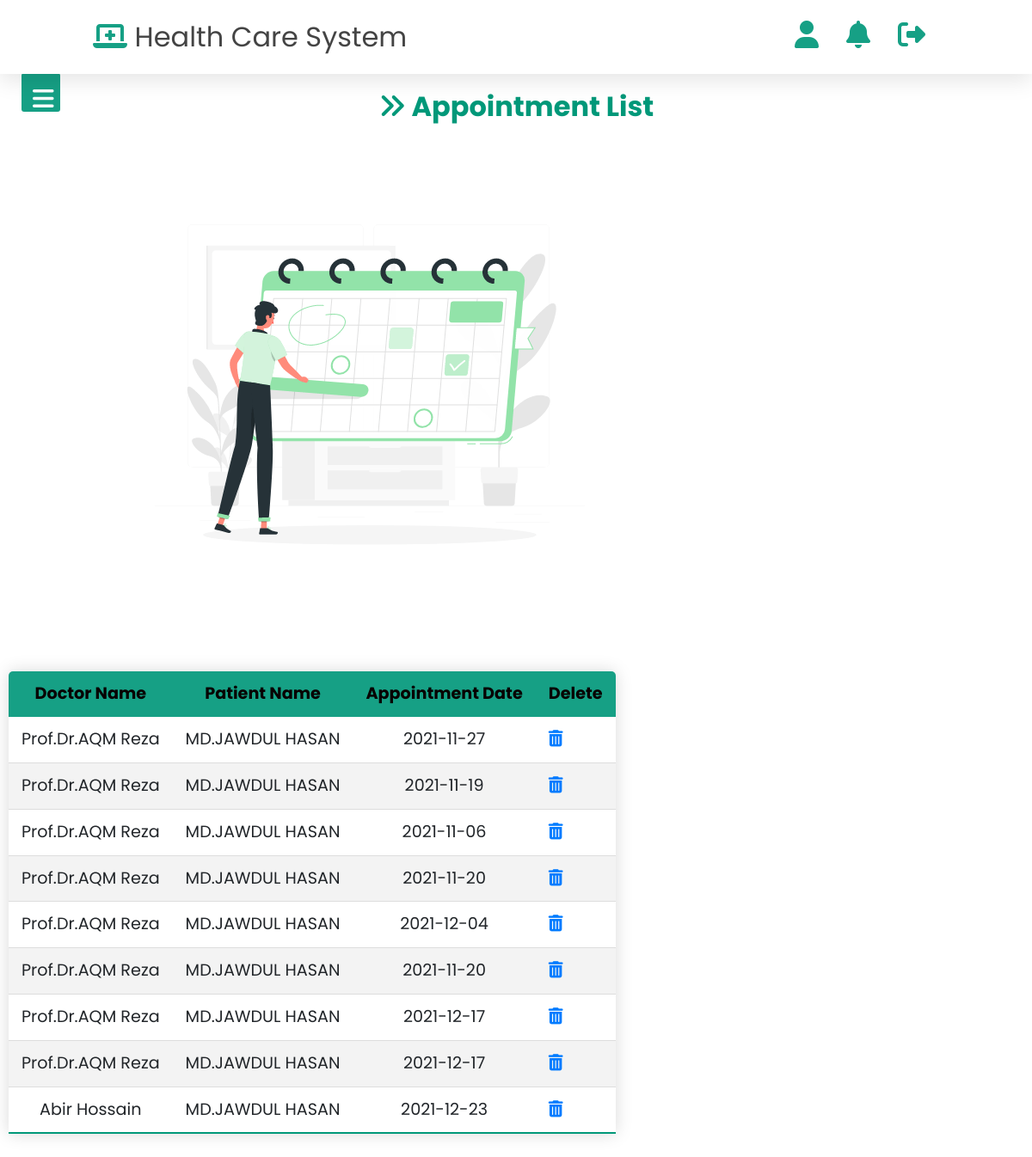
Screenshot of /PHP/Patient/Viewappointment.php (signed in) with the database file from the repository.
### tables this page shows
CREATE TABLE `appointmenttbl` (
  `aptid` int(100) NOT NULL,
  `doctorid` int(100) NOT NULL,
  `patientid` int(100) NOT NULL,
  `apdtname` varchar(100) NOT NULL,
  `apptname` varchar(100) NOT NULL,
  `appdate` date NOT NULL
);

### PHP/Patient/Viewappointment.php (the view, shortened to what this page needs)
<?php
require_once './includes/header.php';
require_once './includes/sidebar.php';
?>
<div class="viewapt">
    <div class="titletext">
        <h2><i class="fas fa-angle-double-right"></i> Appointment List </h2>
    </div>
    <div class="viewaptimg">
        <img src="../../Images/Apt.gif" alt="" width="500" height="500">
    </div>
    <div class="viewapttbl">
        <table class="tablestyle">
            <thead>
                <tr>
                    <th>Doctor Name</th>
                    <th>Patient Name</th>
                    <th>Appointment Date</th>
                    <th>Delete</th>
                </tr>
            </thead>
            <tbody>
                <?php
                $user_name = $_SESSION["user_name"];
                $query = "SELECT * FROM patienttbl WHERE ptusername='$user_name';";
                require_once '../conn.php';
                $result = mysqli_query($conn, $query);
                while ($row = mysqli_fetch_assoc($result)) {
                    $ptid = $row['pid'];
                }
                require_once '../conn.php';
                $query = "SELECT *FROM appointmenttbl where patientid='$ptid'";
                $result = mysqli_query($conn, $query);
                while ($r = mysqli_fetch_array($result)) {
                    echo '<tr>';
                    echo '<td><center>' . $r['apdtname'] . '</center></td>';
                    echo '<td><center>' . $r['apptname'] . '</center></td>';
                    echo '<td><center>' . $r['appdate'] . '</center></td>';
                    echo "<td><a href=\"Aptdelete.php?aptid=$r[aptid]\" onClick=\"return confirm
('Are you sure to delete?')\"><input type='submit' value=''><i class='fas fa-trash-alt'></i></a></td>";
                }
                ?>
            </tbody>
        </table>
    </div>
</div>

### PHP/Patient/css/style.css (style rules this page uses)
* { margin: 0; padding: 0; box-sizing: border-box; font-family: "Poppins", sans-serif; outline: none; border: none; text-transform: capitalize; text-decoration: none; }
a:link { text-decoration: none; }
.tablestyle { border-collapse: collapse; margin: 25px 0; margin-bottom: 101px; font-size: 1.2rem; min-width: 400px; border-radius: 5px 5px 0 0; overflow: hidden; box-shadow: 0 0 20px rgba(0, 0, 0, 0.15); }
.tablestyle thead tr { background-color: #16a085; color: #070000; text-align: center; font-weight: bold; }
.tablestyle th, .tablestyle td { padding: 12px 15px; }
.tablestyle tbody tr { border-bottom: 1px solid #dddddd; }
.tablestyle tbody tr:nth-of-type(even) { background-color: #f3f3f3; }
.tablestyle tbody tr:last-of-type { border-bottom: 2px solid #009879; }
.viewaptimg { float: left; margin-top: 50px; margin-left: 180px; }
.viewapttbl { float: left; margin-top: 50px; margin-left: 10px; font-size: 1.5rem; }
.titletext h2 { padding: 5px; color: #009879; text-align: center; font-weight: bold; }

### rows the page displays
appointmenttbl: apdtname "Prof.Dr.AQM Reza", apptname "MD.JAWDUL HASAN", appdate "2021-11-27"
appointmenttbl: apdtname "Prof.Dr.AQM Reza", apptname "MD.JAWDUL HASAN", appdate "2021-11-19"
appointmenttbl: apdtname "Prof.Dr.AQM Reza", apptname "MD.JAWDUL HASAN", appdate "2021-11-06"
appointmenttbl: apdtname "Prof.Dr.AQM Reza", apptname "MD.JAWDUL HASAN", appdate "2021-11-20"
appointmenttbl: apdtname "Prof.Dr.AQM Reza", apptname "MD.JAWDUL HASAN", appdate "2021-12-04"
appointmenttbl: apdtname "Prof.Dr.AQM Reza", apptname "MD.JAWDUL HASAN", appdate "2021-11-20"
appointmenttbl: apdtname "Prof.Dr.AQM Reza", apptname "MD.JAWDUL HASAN", appdate "2021-12-17"
appointmenttbl: apdtname "Prof.Dr.AQM Reza", apptname "MD.JAWDUL HASAN", appdate "2021-12-17"
appointmenttbl: apdtname "Abir Hossain", apptname "MD.JAWDUL HASAN", appdate "2021-12-23"
